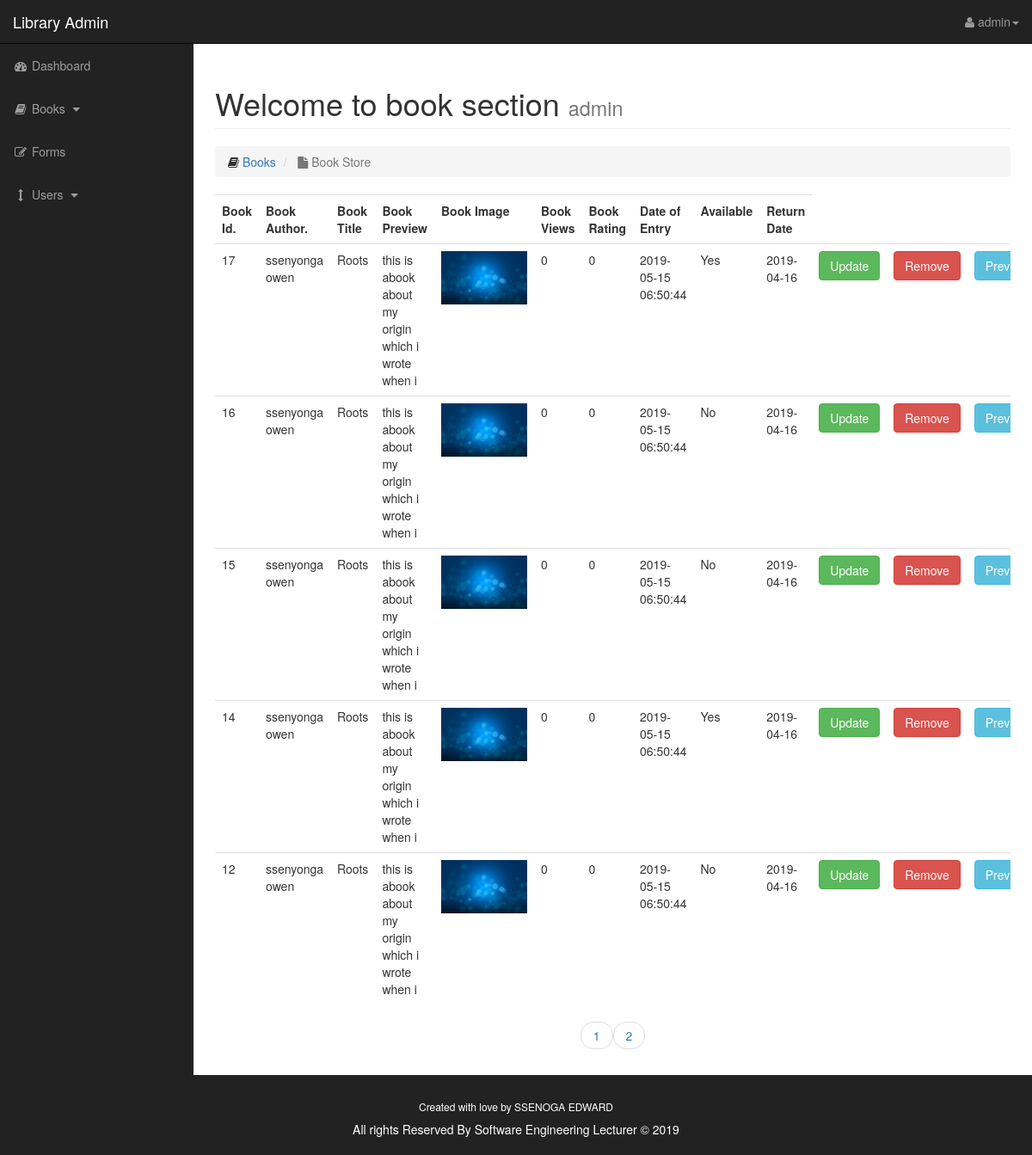
Screenshot of /books.php (signed in) with the database file from the repository.
### tables this page shows
CREATE TABLE `books` (
  `book_id` int(3) NOT NULL,
  `category` varchar(20) NOT NULL,
  `book_title` varchar(100) NOT NULL,
  `book_preview` text NOT NULL,
  `book_image` text NOT NULL,
  `book_author` varchar(300) NOT NULL,
  `book_views` int(9) NOT NULL DEFAULT '0',
  `book_doe` timestamp NOT NULL DEFAULT CURRENT_TIMESTAMP,
  `book_rating` double NOT NULL DEFAULT '0',
  `Available` tinyint(1) NOT NULL DEFAULT '1',
  `return_date` date DEFAULT NULL,
  `user_id` int(3) NOT NULL
);

### books.php (the view, shortened to what this page needs)
<?php
include './includes/header.php';
?>
<body>
    <div id="wrapper">
        <?php
            include './includes/navigation.php';
        ?>
        <div id="page-wrapper">
            <div class="container-fluid">
                <div class="row">
                    <div class="col-lg-12">
                        <h1 class="page-header">
                            Welcome to book section
                            <small><?php echo $_SESSION['name'];?></small>
                        </h1>
                        <ol class="breadcrumb">
                            <li>
                                <i class="fa fa-book"></i>  <a href="home.php">Books</a>
                            </li>
                            <li class="active">
                                <i class="fa fa-file"></i> Book Store
                            </li>
                        </ol>
                        <div class="table-responsive">
                        <table class="table table-hover">
                                <tr>
                                    <th>Book Id.</th>
                                    <th>Book Author.</th>
                                    <th>Book Title</th>
                                    <th>Book Preview</th>
                                    <th>Book Image</th>
                                    <th>Book Views</th>
                                    <th>Book Rating</th>
                                    <th>Date of Entry</th>
                                    <th>Available</th>
                                    <th>Return Date</th>
                                </tr>
                        <?php
                            $page_count = 5;
                            if(isset($_GET['page'])){
                                $page = $_GET['page'];
                            } else {
                                $page = "";
                            }
                            if($page == "" || $page == 1){
                                $page_1 = 0;
                            } else{
                                $page_1 = ($page * $page_count) - $page_count;
                            }
                            $select = "SELECT * FROM books";
                            $query_select = mysqli_query($con,$select);
                            $count = mysqli_num_rows($query_select);
                            $count1 = ceil($count/$page_count);
                            $all_books = "SELECT * FROM books ORDER BY book_id DESC LIMIT $page_1,$page_count";
                            $query_all = mysqli_query($con,$all_books);
                            while($rows = mysqli_fetch_assoc($query_all)){
                                $book_id = $rows['book_id'];
                                $book_author = $rows['book_author'];
                                $book_title = $rows['book_title'];
                                $book_preview = substr($rows['book_preview'],0,50);
                                $book_image = $rows['book_image'];
                                $book_views = $rows['book_views'];
                                $book_rating = $rows['book_rating'];
                                $book_doe = $rows['book_doe'];
                                $book_available = $rows['Available'];
                                $book_return = $rows['return_date']
                                ?>
                                <tr>
                                    <td><?php echo $book_id;?></td>
                                    <td><?php echo $book_author;?></td>
                                    <td><?php echo $book_title;?></td>
                                    <td><?php echo $book_preview;?></td>
                                    <td><img width="100" src="./img/<?php echo $book_image;?>"></td>
                                    <td><?php echo $book_views;?></td>
                                    <td><?php echo $book_rating;?></td>
                                    <td><?php echo $book_doe;?></td>
                                    <td><?php
                                        if($book_available == 1){
                                            echo "Yes";
                                        } else {
                                            echo "No";
                                        }
                                    ?></td>
                                    <td><?php echo $book_return;?></td>
                                    <td><a href="update-book.php?update=<?php echo $book_id;?>" class="btn btn-success">Update</a></td>
                                    <td><a href="includes/delete_book.php?delete=<?php echo $book_id;?>" class="btn btn-danger">Remove</a></td>
                                    <td><a href="includes/delete_book.php?preview=<?php echo $book_id;?>" class="btn btn-info">Preview</a></td>
                                </tr>
                                <?php
                            }
                        ?>
                    </table>
                    <ul class="pager">
                        <?php
                            $i =1;
                            while($i <= $count1){
                                if($i == $page){
                                    echo "<li><a style='background: #333;' href='books.php?page={$i}'>{$i}</a></li>";
                                } else {
                                    echo "<li><a href='books.php?page={$i}'>{$i}</a></li>";
                                }
                                $i++;
                            }
                        ?>
                    </ul>
                 </div>
                    </div>
                </div>
            </div>
        </div>
    </div>
<?php
include './includes/footer.php';
?>

### includes/header.php (shortened to what this page needs)
<!DOCTYPE html>
<html lang="en">
<head>
    <link href="css/bootstrap.min.css" rel="stylesheet">
    <link href="css/sb-admin.css" rel="stylesheet">
    <link href="font-awesome/css/font-awesome.min.css" rel="stylesheet" type="text/css">
    <link href="css/main2.css" rel="stylesheet">
</head>

### includes/navigation.php (shortened to what this page needs)
<nav class="navbar navbar-inverse navbar-fixed-top" role="navigation">
            <div class="navbar-header">
                <a class="navbar-brand" href="home.php">Library Admin</a>
            </div>
            <ul class="nav navbar-right top-nav">
                <li class="dropdown">
                    <a href="#" class="dropdown-toggle" data-toggle="dropdown"><i class="fa fa-user"></i> <?php echo $_SESSION['name'];?><b class="caret"></b></a>
                </li>
            </ul>
            <div class="collapse navbar-collapse navbar-ex1-collapse">
                <ul class="nav navbar-nav side-nav">
                    <li>
                        <a href="home.php"><i class="fa fa-fw fa-dashboard"></i> Dashboard</a>
                    </li>
                   <li>
                        <a href="javascript:;" data-toggle="collapse" data-target="#books"><i class="fa fa-fw fa-book"></i> Books <i class="fa fa-fw fa-caret-down"></i></a>
                    </li>
                    <li>
                        <a href="forms.html"><i class="fa fa-fw fa-edit"></i> Forms</a>
                    </li>
                    <li>
                        <a href="javascript:;" data-toggle="collapse" data-target="#users"><i class="fa fa-fw fa-arrows-v"></i> Users <i class="fa fa-fw fa-caret-down"></i></a>
                    </li>
                </ul>
            </div>
        </nav>

### includes/footer.php (shortened to what this page needs)
	<div class="footer text-center text-default">
		<div class="h6">Created with love by SSENOGA EDWARD</div>
		<p>All rights Reserved By Software Engineering Lecturer &copy; 2019</p>
	</div>
</body>
</html>

### css/sb-admin.css (style rules this page uses)
body { margin-top: 100px; background-color: #222; }
@media (min-width:768px) { body { margin-top: 50px; } }
#wrapper { padding-left: 0; }
#page-wrapper { width: 100%; padding: 0; background-color: #fff; }
@media (min-width:768px) { #wrapper { padding-left: 225px; } }
@media (min-width:768px) { #page-wrapper { padding: 10px; } }
.top-nav { padding: 0 15px; }
.top-nav>li { display: inline-block; float: left; }
.top-nav>li>a { padding-top: 15px; padding-bottom: 15px; line-height: 20px; color: #999; }
@media (min-width:768px) { .side-nav { position: fixed; top: 51px; left: 225px; width: 225px; margin-left: -225px; border: none; border-radius: 0; overflow-y: auto; background-color: #222; } }
@media (min-width:768px) { .side-nav>li>a { width: 225px; } }

### css/main2.css (style rules this page uses)
.footer { width: 100%; height: auto; padding: 10px; margin-bottom: -10px; margin-top: 10px; color: white; }

### rows the page displays
books: book_id "17", book_author "ssenyonga owen", book_title "Roots", book_preview "this is abook about my origin which i wrote when i", book_image (picture), book_views "0", book_rating "0", book_doe "2019-05-15 06:50:44", Available "Yes", return_date "2019-04-16"
books: book_id "16", book_author "ssenyonga owen", book_title "Roots", book_preview "this is abook about my origin which i wrote when i", book_image (picture), book_views "0", book_rating "0", book_doe "2019-05-15 06:50:44", Available "No", return_date "2019-04-16"
books: book_id "15", book_author "ssenyonga owen", book_title "Roots", book_preview "this is abook about my origin which i wrote when i", book_image (picture), book_views "0", book_rating "0", book_doe "2019-05-15 06:50:44", Available "No", return_date "2019-04-16"
books: book_id "14", book_author "ssenyonga owen", book_title "Roots", book_preview "this is abook about my origin which i wrote when i", book_image (picture), book_views "0", book_rating "0", book_doe "2019-05-15 06:50:44", Available "Yes", return_date "2019-04-16"
books: book_id "12", book_author "ssenyonga owen", book_title "Roots", book_preview "this is abook about my origin which i wrote when i", book_image (picture), book_views "0", book_rating "0", book_doe "2019-05-15 06:50:44", Available "No", return_date "2019-04-16"

### other values shown
$_SESSION['name'] "admin"
